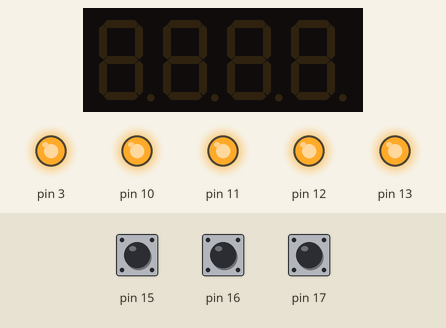
This sketch was run on a simulated Arduino Uno, built with avr-gcc and run on an emulated ATmega328P. On the bench: 4-digit seven-segment display, output pins drawn as LEDs (lit = HIGH). The inputs (shaded band) are chosen by the test bench; at power-on: pin 15 HIGH, pin 16 HIGH, pin 17 HIGH. What the sketch prints to the serial monitor is not drawn.

Above: at 1.2 s.
1.3 s: pin 15 pulled LOW for 0.15 s
At 2.1 s:
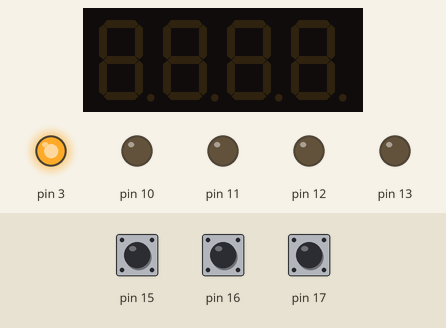
2.9 s: pin 16 pulled LOW for 1 s
At 4.5 s:
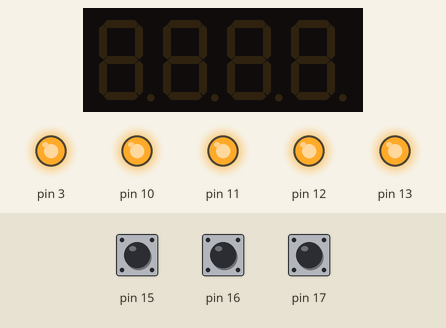
10.1 s: pin 15 pulled LOW for 1 s
At 12.3 s:
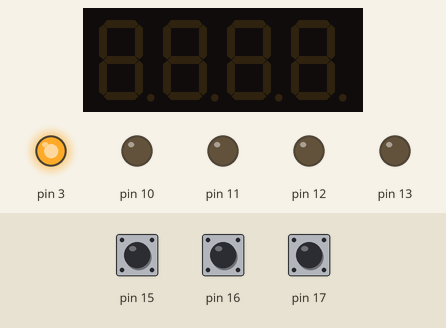
12.6 s: pin 16 pulled LOW for 0.15 s
At 13.1 s:
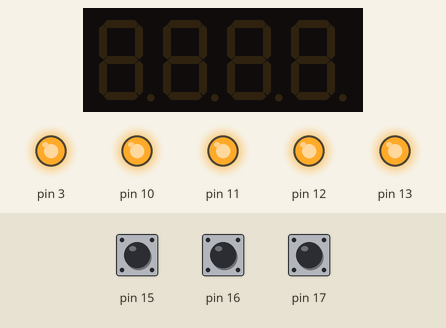
Timing chart, 0 to 15.6 s (numbered marks = the images above; inputs shaded):
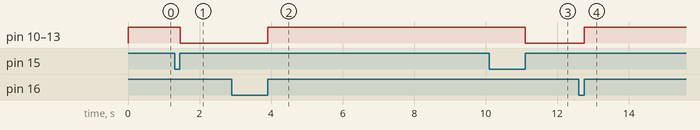

Measured:
- after the input at 1.3 s, pin 10–13: HIGH → LOW after 0.16 s
- after the input at 2.9 s, pin 10–13: LOW → HIGH after 1.0 s
- after the input at 10.1 s, pin 10–13: HIGH → LOW after 1.0 s
- after the input at 12.6 s, pin 10–13: LOW → HIGH after 0.16 s

The sketch:

MultFuncButton.ino
```cpp
#include <TimerOne.h>
#include <Wire.h>
#include <MultiFuncShield.h>

void setup() {
  // put your setup code here, to run once:
  Serial.begin(9600);
  Timer1.initialize();
  MFS.initialize(&Timer1);    // initialize multi-function shield library
}

void loop() {
  // put your main code here, to run repeatedly:
   byte btn = MFS.getButton();

  if (btn)
  {
    byte buttonNumber = btn & B00111111;
    byte buttonAction = btn & B11000000;

    Serial.print("BUTTON_");
    Serial.write(buttonNumber + '0');
    Serial.print("_");

    if(buttonNumber == 1 and buttonAction == BUTTON_SHORT_RELEASE_IND){
        MFS.writeLeds(LED_ALL, ON);
        delay(1000);
    } else if(buttonNumber == 2 and buttonAction == BUTTON_SHORT_RELEASE_IND){
        MFS.writeLeds(LED_ALL, OFF);
        delay(1000);
    }

  }
}
```
